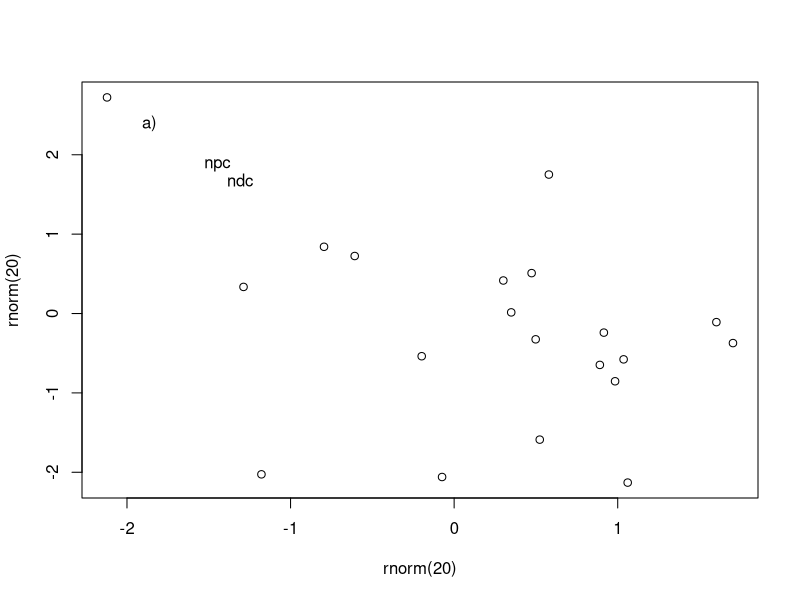

Here is the R script that generated this plot:
plot(rnorm(20), rnorm(20))
text(grconvertX(0.1, "npc", "user"), grconvertY(0.9, "npc", "user"), "a)")
text(grconvertX(0.2, "npc", "user"), grconvertY(0.8, "npc", "user"), "npc")
text(grconvertX(0.3, "ndc", "user"), grconvertY(0.7, "ndc", "user"), "ndc") # the text will be near the outer margin


##########################################

# dtext <- function(x = 0.5, y = 0.5, label, ...) {
#     margins <- par("omi") + par("mai")
#     plotsize <- par("pin")
#     devsize  <- dev.size()
#     usr_space <- par("usr")
#     usr_y <- devsize[2] / plotsize[2] * (diff(usr_space[3:4]))
#     y_min <- usr_space[3] - usr_y * margins[1]/devsize[2]
#     
#     usr_x <- devsize[1] / plotsize[1] * (diff(usr_space[1:2]))
#     x_min <- usr_space[1] - usr_x * margins[2]/devsize[1]
#     
#     text(x = x * usr_x + x_min,
#          y = y * usr_y + y_min,
#          label = label,
#          xpd = NA,
#          ...)
# }
# 
# plot(1:10, 1:10)
# 
# dtext(x = 0.1, y = 0.1, label = "(0.1, 0.1)", cex = 2, col = "red2")
# dtext(x = 0.5, y = 0.5, label = "(0.5, 0.5)", cex = 2, col = "blue2")
# dtext(x = 0.9, y = 0.9, label = "(0.9, 0.9)", cex = 2, col = "green2")
